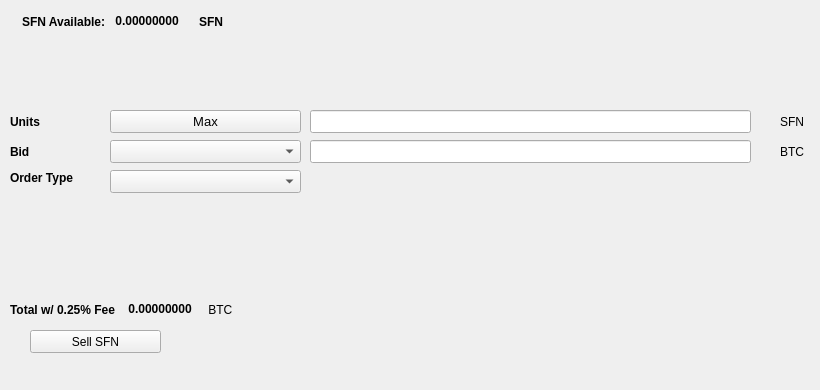
   <widget class="QWidget" name="SellTab">
    <attribute name="title">
     <string>Sell</string>
    </attribute>
    <widget class="QLabel" name="label_16">
     <property name="geometry">
      <rect>
       <x>780</x>
       <y>140</y>
       <width>31</width>
       <height>23</height>
      </rect>
     </property>
     <property name="text">
      <string>BTC</string>
     </property>
    </widget>
    <widget class="QComboBox" name="SellBidcomboBox">
     <property name="geometry">
      <rect>
       <x>110</x>
       <y>140</y>
       <width>191</width>
       <height>23</height>
      </rect>
     </property>
     <property name="font">
      <font>
       <pointsize>10</pointsize>
      </font>
     </property>
    </widget>
    <widget class="QLabel" name="label_18">
     <property name="geometry">
      <rect>
       <x>10</x>
       <y>110</y>
       <width>46</width>
       <height>23</height>
      </rect>
     </property>
     <property name="font">
      <font>
       <weight>75</weight>
       <bold>true</bold>
      </font>
     </property>
     <property name="text">
      <string>Units</string>
     </property>
    </widget>
    <widget class="QPushButton" name="Sell_Max_Amount">
     <property name="geometry">
      <rect>
       <x>110</x>
       <y>110</y>
       <width>191</width>
       <height>23</height>
      </rect>
     </property>
     <property name="font">
      <font>
       <pointsize>10</pointsize>
      </font>
     </property>
     <property name="text">
      <string>Max</string>
     </property>
    </widget>
    <widget class="QLabel" name="label_20">
     <property name="geometry">
      <rect>
       <x>10</x>
       <y>170</y>
       <width>91</width>
       <height>16</height>
      </rect>
     </property>
     <property name="font">
      <font>
       <weight>75</weight>
       <bold>true</bold>
      </font>
     </property>
     <property name="text">
      <string>Order Type</string>
     </property>
    </widget>
    <widget class="QComboBox" name="SellOrdertypeCombo">
     <property name="geometry">
      <rect>
       <x>110</x>
       <y>170</y>
       <width>191</width>
       <height>23</height>
      </rect>
     </property>
     <property name="font">
      <font>
       <pointsize>10</pointsize>
      </font>
     </property>
    </widget>
    <widget class="QLabel" name="label_21">
     <property name="geometry">
      <rect>
       <x>10</x>
       <y>140</y>
       <width>46</width>
       <height>23</height>
      </rect>
     </property>
     <property name="font">
      <font>
       <weight>75</weight>
       <bold>true</bold>
      </font>
     </property>
     <property name="text">
      <string>Bid</string>
     </property>
    </widget>
    <widget class="QLabel" name="label_22">
     <property name="geometry">
      <rect>
       <x>780</x>
       <y>110</y>
       <width>31</width>
       <height>23</height>
      </rect>
     </property>
     <property name="text">
      <string>SFN</string>
     </property>
    </widget>
    <widget class="QLineEdit" name="UnitsInputSFN">
     <property name="geometry">
      <rect>
       <x>310</x>
       <y>110</y>
       <width>441</width>
       <height>23</height>
      </rect>
     </property>
     <property name="font">
      <font>
       <pointsize>9</pointsize>
       <weight>75</weight>
       <bold>true</bold>
      </font>
     </property>
    </widget>
    <widget class="QLineEdit" name="SellBidPriceEdit">
     <property name="geometry">
      <rect>
       <x>310</x>
       <y>140</y>
       <width>441</width>
       <height>23</height>
      </rect>
     </property>
     <property name="font">
      <font>
       <pointsize>9</pointsize>
       <weight>75</weight>
       <bold>true</bold>
      </font>
     </property>
    </widget>
    <widget class="QPushButton" name="SellSFNBTN">
     <property name="geometry">
      <rect>
       <x>30</x>
       <y>330</y>
       <width>131</width>
       <height>23</height>
      </rect>
     </property>
     <property name="text">
      <string>Sell SFN</string>
     </property>
     <property name="icon">
      <iconset resource="../surfnode">
       <normaloff>:/icons/bitcoin</normaloff>:/icons/bitcoin</iconset>
     </property>
    </widget>
    <widget class="QWidget" name="layoutWidget3">
     <property name="geometry">
      <rect>
       <x>22</x>
       <y>12</y>
       <width>258</width>
       <height>19</height>
      </rect>
     </property>
     <layout class="QHBoxLayout" name="horizontalLayout">
      <item>
       <widget class="QLabel" name="label232_2">
        <property name="font">
         <font>
          <weight>75</weight>
          <bold>true</bold>
         </font>
        </property>
        <property name="text">
         <string>SFN Available:</string>
        </property>
       </widget>
      </item>
      <item>
       <widget class="QLabel" name="SFNAvailableLabel">
        <property name="palette">
         <palette>
          <active>
           <colorrole role="WindowText">
            <brush brushstyle="SolidPattern">
             <color alpha="255">
              <red>0</red>
              <green>0</green>
              <blue>0</blue>
             </color>
            </brush>
           </colorrole>
           <colorrole role="Button">
            <brush brushstyle="SolidPattern">
             <color alpha="255">
              <red>0</red>
              <green>170</green>
              <blue>0</blue>
             </color>
            </brush>
           </colorrole>
           <colorrole role="Light">
            <brush brushstyle="SolidPattern">
             <color alpha="255">
              <red>0</red>
              <green>255</green>
              <blue>0</blue>
             </color>
            </brush>
           </colorrole>
           <colorrole role="Midlight">
            <brush brushstyle="SolidPattern">
             <color alpha="255">
              <red>0</red>
              <green>212</green>
              <blue>0</blue>
             </color>
            </brush>
           </colorrole>
           <colorrole role="Dark">
            <brush brushstyle="SolidPattern">
             <color alpha="255">
              <red>0</red>
              <green>85</green>
              <blue>0</blue>
             </color>
            </brush>
           </colorrole>
           <colorrole role="Mid">
            <brush brushstyle="SolidPattern">
             <color alpha="255">
              <red>0</red>
              <green>113</green>
              <blue>0</blue>
             </color>
            </brush>
           </colorrole>
           <colorrole role="Text">
            <brush brushstyle="SolidPattern">
             <color alpha="255">
              <red>0</red>
              <green>170</green>
              <blue>0</blue>
             </color>
            </brush>
           </colorrole>
           <colorrole role="BrightText">
            <brush brushstyle="SolidPattern">
             <color alpha="255">
              <red>255</red>
              <green>255</green>
              <blue>255</blue>
             </color>
            </brush>
           </colorrole>
           <colorrole role="ButtonText">
            <brush brushstyle="SolidPattern">
             <color alpha="255">
              <red>0</red>
              <green>0</green>
              <blue>0</blue>
             </color>
            </brush>
           </colorrole>
           <colorrole role="Base">
            <brush brushstyle="SolidPattern">
             <color alpha="255">
              <red>255</red>
              <green>255</green>
              <blue>255</blue>
             </color>
            </brush>
           </colorrole>
           <colorrole role="Window">
            <brush brushstyle="SolidPattern">
             <color alpha="255">
              <red>0</red>
              <green>170</green>
              <blue>0</blue>
             </color>
            </brush>
           </colorrole>
           <colorrole role="Shadow">
            <brush brushstyle="SolidPattern">
             <color alpha="255">
              <red>0</red>
              <green>0</green>
              <blue>0</blue>
             </color>
            </brush>
           </colorrole>
           <colorrole role="AlternateBase">
            <brush brushstyle="SolidPattern">
             <color alpha="255">
              <red>127</red>
              <green>212</green>
              <blue>127</blue>
             </color>
            </brush>
           </colorrole>
           <colorrole role="ToolTipBase">
            <brush brushstyle="SolidPattern">
             <color alpha="255">
              <red>255</red>
              <green>255</green>
              <blue>220</blue>
             </color>
            </brush>
           </colorrole>
           <colorrole role="ToolTipText">
            <brush brushstyle="SolidPattern">
             <color alpha="255">
              <red>0</red>
              <green>0</green>
              <blue>0</blue>
             </color>
            </brush>
           </colorrole>
          </active>
          <inactive>
           <colorrole role="WindowText">
            <brush brushstyle="SolidPattern">
             <color alpha="255">
              <red>0</red>
              <green>0</green>
              <blue>0</blue>
             </color>
            </brush>
           </colorrole>
           <colorrole role="Button">
            <brush brushstyle="SolidPattern">
             <color alpha="255">
              <red>0</red>
              <green>170</green>
              <blue>0</blue>
             </color>
            </brush>
           </colorrole>
           <colorrole role="Light">
            <brush brushstyle="SolidPattern">
             <color alpha="255">
              <red>0</red>
              <green>255</green>
              <blue>0</blue>
             </color>
            </brush>
           </colorrole>
           <colorrole role="Midlight">
            <brush brushstyle="SolidPattern">
             <color alpha="255">
              <red>0</red>
              <green>212</green>
              <blue>0</blue>
             </color>
            </brush>
           </colorrole>
           <colorrole role="Dark">
            <brush brushstyle="SolidPattern">
             <color alpha="255">
              <red>0</red>
              <green>85</green>
              <blue>0</blue>
             </color>
            </brush>
           </colorrole>
           <colorrole role="Mid">
            <brush brushstyle="SolidPattern">
             <color alpha="255">
              <red>0</red>
              <green>113</green>
              <blue>0</blue>
             </color>
            </brush>
           </colorrole>
           <colorrole role="Text">
            <brush brushstyle="SolidPattern">
             <color alpha="255">
              <red>0</red>
              <green>170</green>
              <blue>0</blue>
             </color>
            </brush>
           </colorrole>
           <colorrole role="BrightText">
            <brush brushstyle="SolidPattern">
             <color alpha="255">
              <red>255</red>
              <green>255</green>
              <blue>255</blue>
             </color>
            </brush>
           </colorrole>
           <colorrole role="ButtonText">
            <brush brushstyle="SolidPattern">
             <color alpha="255">
              <red>0</red>
              <green>0</green>
              <blue>0</blue>
             </color>
            </brush>
           </colorrole>
           <colorrole role="Base">
            <brush brushstyle="SolidPattern">
             <color alpha="255">
              <red>255</red>
              <green>255</green>
              <blue>255</blue>
             </color>
            </brush>
           </colorrole>
           <colorrole role="Window">
            <brush brushstyle="SolidPattern">
             <color alpha="255">
              <red>0</red>
              <green>170</green>
              <blue>0</blue>
             </color>
            </brush>
           </colorrole>
           <colorrole role="Shadow">
            <brush brushstyle="SolidPattern">
             <color alpha="255">
              <red>0</red>
              <green>0</green>
              <blue>0</blue>
             </color>
            </brush>
           </colorrole>
           <colorrole role="AlternateBase">
            <brush brushstyle="SolidPattern">
             <color alpha="255">
              <red>127</red>
              <green>212</green>
              <blue>127</blue>
             </color>
            </brush>
           </colorrole>
           <colorrole role="ToolTipBase">
            <brush brushstyle="SolidPattern">
             <color alpha="255">
              <red>255</red>
              <green>255</green>
              <blue>220</blue>
             </color>
            </brush>
           </colorrole>
           <colorrole role="ToolTipText">
            <brush brushstyle="SolidPattern">
             <color alpha="255">
              <red>0</red>
              <green>0</green>
              <blue>0</blue>
             </color>
            </brush>
           </colorrole>
          </inactive>
          <disabled>
           <colorrole role="WindowText">
            <brush brushstyle="SolidPattern">
             <color alpha="255">
              <red>0</red>
              <green>85</green>
              <blue>0</blue>
             </color>
            </brush>
           </colorrole>
           <colorrole role="Button">
            <brush brushstyle="SolidPattern">
             <color alpha="255">
              <red>0</red>
              <green>170</green>
              <blue>0</blue>
             </color>
            </brush>
           </colorrole>
           <colorrole role="Light">
            <brush brushstyle="SolidPattern">
             <color alpha="255">
              <red>0</red>
              <green>255</green>
              <blue>0</blue>
             </color>
            </brush>
           </colorrole>
           <colorrole role="Midlight">
            <brush brushstyle="SolidPattern">
             <color alpha="255">
              <red>0</red>
              <green>212</green>
              <blue>0</blue>
             </color>
            </brush>
           </colorrole>
           <colorrole role="Dark">
            <brush brushstyle="SolidPattern">
             <color alpha="255">
              <red>0</red>
              <green>85</green>
              <blue>0</blue>
             </color>
            </brush>
           </colorrole>
           <colorrole role="Mid">
            <brush brushstyle="SolidPattern">
             <color alpha="255">
              <red>0</red>
              <green>113</green>
              <blue>0</blue>
             </color>
            </brush>
           </colorrole>
           <colorrole role="Text">
            <brush brushstyle="SolidPattern">
             <color alpha="255">
              <red>0</red>
              <green>85</green>
              <blue>0</blue>
             </color>
            </brush>
           </colorrole>
           <colorrole role="BrightText">
            <brush brushstyle="SolidPattern">
             <color alpha="255">
              <red>255</red>
              <green>255</green>
              <blue>255</blue>
             </color>
            </brush>
           </colorrole>
           <colorrole role="ButtonText">
            <brush brushstyle="SolidPattern">
             <color alpha="255">
              <red>0</red>
              <green>85</green>
              <blue>0</blue>
             </color>
            </brush>
           </colorrole>
           <colorrole role="Base">
            <brush brushstyle="SolidPattern">
             <color alpha="255">
              <red>0</red>
              <green>170</green>
              <blue>0</blue>
             </color>
            </brush>
           </colorrole>
           <colorrole role="Window">
            <brush brushstyle="SolidPattern">
             <color alpha="255">
              <red>0</red>
              <green>170</green>
              <blue>0</blue>
             </color>
            </brush>
           </colorrole>
           <colorrole role="Shadow">
            <brush brushstyle="SolidPattern">
             <color alpha="255">
              <red>0</red>
              <green>0</green>
              <blue>0</blue>
             </color>
            </brush>
           </colorrole>
           <colorrole role="AlternateBase">
            <brush brushstyle="SolidPattern">
             <color alpha="255">
              <red>0</red>
              <green>170</green>
              <blue>0</blue>
             </color>
            </brush>
           </colorrole>
           <colorrole role="ToolTipBase">
            <brush brushstyle="SolidPattern">
             <color alpha="255">
              <red>255</red>
              <green>255</green>
              <blue>220</blue>
             </color>
            </brush>
           </colorrole>
           <colorrole role="ToolTipText">
            <brush brushstyle="SolidPattern">
             <color alpha="255">
              <red>0</red>
              <green>0</green>
              <blue>0</blue>
             </color>
            </brush>
           </colorrole>
          </disabled>
         </palette>
        </property>
        <property name="font">
         <font>
          <weight>75</weight>
          <bold>true</bold>
         </font>
        </property>
        <property name="text">
         <string> 0.00000000 </string>
        </property>
        <property name="textInteractionFlags">
         <set>Qt::LinksAccessibleByMouse|Qt::TextSelectableByKeyboard|Qt::TextSelectableByMouse</set>
        </property>
       </widget>
      </item>
      <item>
       <widget class="QLabel" name="labelSFN">
        <property name="font">
         <font>
          <weight>75</weight>
          <bold>true</bold>
         </font>
        </property>
        <property name="text">
         <string>SFN</string>
        </property>
       </widget>
      </item>
     </layout>
    </widget>
    <widget class="QWidget" name="layoutWidget">
     <property name="geometry">
      <rect>
       <x>10</x>
       <y>300</y>
       <width>268</width>
       <height>19</height>
      </rect>
     </property>
     <layout class="QHBoxLayout" name="horizontalLayout_2">
      <item>
       <widget class="QLabel" name="label_19">
        <property name="font">
         <font>
          <weight>75</weight>
          <bold>true</bold>
         </font>
        </property>
        <property name="text">
         <string>Total w/ 0.25% Fee </string>
        </property>
       </widget>
      </item>
      <item>
       <widget class="QLabel" name="SellCostLabel">
        <property name="palette">
         <palette>
          <active>
           <colorrole role="WindowText">
            <brush brushstyle="SolidPattern">
             <color alpha="255">
              <red>0</red>
              <green>0</green>
              <blue>0</blue>
             </color>
            </brush>
           </colorrole>
           <colorrole role="Button">
            <brush brushstyle="SolidPattern">
             <color alpha="255">
              <red>0</red>
              <green>170</green>
              <blue>0</blue>
             </color>
            </brush>
           </colorrole>
           <colorrole role="Light">
            <brush brushstyle="SolidPattern">
             <color alpha="255">
              <red>0</red>
              <green>255</green>
              <blue>0</blue>
             </color>
            </brush>
           </colorrole>
           <colorrole role="Midlight">
            <brush brushstyle="SolidPattern">
             <color alpha="255">
              <red>0</red>
              <green>212</green>
              <blue>0</blue>
             </color>
            </brush>
           </colorrole>
           <colorrole role="Dark">
            <brush brushstyle="SolidPattern">
             <color alpha="255">
              <red>0</red>
              <green>85</green>
              <blue>0</blue>
             </color>
            </brush>
           </colorrole>
           <colorrole role="Mid">
            <brush brushstyle="SolidPattern">
             <color alpha="255">
              <red>0</red>
              <green>113</green>
              <blue>0</blue>
             </color>
            </brush>
           </colorrole>
           <colorrole role="Text">
            <brush brushstyle="SolidPattern">
             <color alpha="255">
              <red>0</red>
              <green>170</green>
              <blue>0</blue>
             </color>
            </brush>
           </colorrole>
           <colorrole role="BrightText">
            <brush brushstyle="SolidPattern">
             <color alpha="255">
              <red>255</red>
              <green>255</green>
              <blue>255</blue>
             </color>
            </brush>
           </colorrole>
           <colorrole role="ButtonText">
            <brush brushstyle="SolidPattern">
             <color alpha="255">
              <red>0</red>
              <green>0</green>
              <blue>0</blue>
             </color>
            </brush>
           </colorrole>
           <colorrole role="Base">
            <brush brushstyle="SolidPattern">
             <color alpha="255">
              <red>255</red>
              <green>255</green>
              <blue>255</blue>
             </color>
            </brush>
           </colorrole>
           <colorrole role="Window">
            <brush brushstyle="SolidPattern">
             <color alpha="255">
              <red>0</red>
              <green>170</green>
              <blue>0</blue>
             </color>
            </brush>
           </colorrole>
           <colorrole role="Shadow">
            <brush brushstyle="SolidPattern">
             <color alpha="255">
              <red>0</red>
              <green>0</green>
              <blue>0</blue>
             </color>
            </brush>
           </colorrole>
           <colorrole role="AlternateBase">
            <brush brushstyle="SolidPattern">
             <color alpha="255">
              <red>127</red>
              <green>212</green>
              <blue>127</blue>
             </color>
            </brush>
           </colorrole>
           <colorrole role="ToolTipBase">
            <brush brushstyle="SolidPattern">
             <color alpha="255">
              <red>255</red>
              <green>255</green>
              <blue>220</blue>
             </color>
            </brush>
           </colorrole>
           <colorrole role="ToolTipText">
            <brush brushstyle="SolidPattern">
             <color alpha="255">
              <red>0</red>
              <green>0</green>
              <blue>0</blue>
             </color>
            </brush>
           </colorrole>
          </active>
          <inactive>
           <colorrole role="WindowText">
            <brush brushstyle="SolidPattern">
             <color alpha="255">
              <red>0</red>
              <green>0</green>
              <blue>0</blue>
             </color>
            </brush>
           </colorrole>
           <colorrole role="Button">
            <brush brushstyle="SolidPattern">
             <color alpha="255">
              <red>0</red>
              <green>170</green>
              <blue>0</blue>
             </color>
            </brush>
           </colorrole>
           <colorrole role="Light">
            <brush brushstyle="SolidPattern">
             <color alpha="255">
              <red>0</red>
              <green>255</green>
              <blue>0</blue>
             </color>
            </brush>
           </colorrole>
           <colorrole role="Midlight">
            <brush brushstyle="SolidPattern">
             <color alpha="255">
              <red>0</red>
              <green>212</green>
              <blue>0</blue>
             </color>
            </brush>
           </colorrole>
           <colorrole role="Dark">
            <brush brushstyle="SolidPattern">
             <color alpha="255">
              <red>0</red>
              <green>85</green>
              <blue>0</blue>
             </color>
            </brush>
           </colorrole>
           <colorrole role="Mid">
            <brush brushstyle="SolidPattern">
             <color alpha="255">
              <red>0</red>
              <green>113</green>
              <blue>0</blue>
             </color>
            </brush>
           </colorrole>
           <colorrole role="Text">
            <brush brushstyle="SolidPattern">
             <color alpha="255">
              <red>0</red>
              <green>170</green>
              <blue>0</blue>
             </color>
            </brush>
           </colorrole>
           <colorrole role="BrightText">
            <brush brushstyle="SolidPattern">
             <color alpha="255">
              <red>255</red>
              <green>255</green>
              <blue>255</blue>
             </color>
            </brush>
           </colorrole>
           <colorrole role="ButtonText">
            <brush brushstyle="SolidPattern">
             <color alpha="255">
              <red>0</red>
              <green>0</green>
              <blue>0</blue>
             </color>
            </brush>
           </colorrole>
           <colorrole role="Base">
            <brush brushstyle="SolidPattern">
             <color alpha="255">
              <red>255</red>
              <green>255</green>
              <blue>255</blue>
             </color>
            </brush>
           </colorrole>
           <colorrole role="Window">
            <brush brushstyle="SolidPattern">
             <color alpha="255">
              <red>0</red>
              <green>170</green>
              <blue>0</blue>
             </color>
            </brush>
           </colorrole>
           <colorrole role="Shadow">
            <brush brushstyle="SolidPattern">
             <color alpha="255">
              <red>0</red>
              <green>0</green>
              <blue>0</blue>
             </color>
            </brush>
           </colorrole>
           <colorrole role="AlternateBase">
            <brush brushstyle="SolidPattern">
             <color alpha="255">
              <red>127</red>
              <green>212</green>
              <blue>127</blue>
             </color>
            </brush>
           </colorrole>
           <colorrole role="ToolTipBase">
            <brush brushstyle="SolidPattern">
             <color alpha="255">
              <red>255</red>
              <green>255</green>
              <blue>220</blue>
             </color>
            </brush>
           </colorrole>
           <colorrole role="ToolTipText">
            <brush brushstyle="SolidPattern">
             <color alpha="255">
              <red>0</red>
              <green>0</green>
              <blue>0</blue>
             </color>
            </brush>
           </colorrole>
          </inactive>
          <disabled>
           <colorrole role="WindowText">
            <brush brushstyle="SolidPattern">
             <color alpha="255">
              <red>0</red>
              <green>85</green>
              <blue>0</blue>
             </color>
            </brush>
           </colorrole>
           <colorrole role="Button">
            <brush brushstyle="SolidPattern">
             <color alpha="255">
              <red>0</red>
              <green>170</green>
              <blue>0</blue>
             </color>
            </brush>
           </colorrole>
           <colorrole role="Light">
            <brush brushstyle="SolidPattern">
             <color alpha="255">
              <red>0</red>
              <green>255</green>
              <blue>0</blue>
             </color>
            </brush>
           </colorrole>
           <colorrole role="Midlight">
            <brush brushstyle="SolidPattern">
             <color alpha="255">
              <red>0</red>
              <green>212</green>
              <blue>0</blue>
             </color>
            </brush>
           </colorrole>
           <colorrole role="Dark">
            <brush brushstyle="SolidPattern">
             <color alpha="255">
              <red>0</red>
              <green>85</green>
              <blue>0</blue>
             </color>
            </brush>
           </colorrole>
           <colorrole role="Mid">
            <brush brushstyle="SolidPattern">
             <color alpha="255">
              <red>0</red>
              <green>113</green>
              <blue>0</blue>
             </color>
            </brush>
           </colorrole>
           <colorrole role="Text">
            <brush brushstyle="SolidPattern">
             <color alpha="255">
              <red>0</red>
              <green>85</green>
              <blue>0</blue>
             </color>
            </brush>
           </colorrole>
           <colorrole role="BrightText">
            <brush brushstyle="SolidPattern">
             <color alpha="255">
              <red>255</red>
              <green>255</green>
              <blue>255</blue>
             </color>
            </brush>
           </colorrole>
           <colorrole role="ButtonText">
            <brush brushstyle="SolidPattern">
             <color alpha="255">
              <red>0</red>
              <green>85</green>
              <blue>0</blue>
             </color>
            </brush>
           </colorrole>
           <colorrole role="Base">
            <brush brushstyle="SolidPattern">
             <color alpha="255">
              <red>0</red>
              <green>170</green>
              <blue>0</blue>
             </color>
            </brush>
           </colorrole>
           <colorrole role="Window">
            <brush brushstyle="SolidPattern">
             <color alpha="255">
              <red>0</red>
              <green>170</green>
              <blue>0</blue>
             </color>
            </brush>
           </colorrole>
           <colorrole role="Shadow">
            <brush brushstyle="SolidPattern">
             <color alpha="255">
              <red>0</red>
              <green>0</green>
              <blue>0</blue>
             </color>
            </brush>
           </colorrole>
           <colorrole role="AlternateBase">
            <brush brushstyle="SolidPattern">
             <color alpha="255">
              <red>0</red>
              <green>170</green>
              <blue>0</blue>
             </color>
            </brush>
           </colorrole>
           <colorrole role="ToolTipBase">
            <brush brushstyle="SolidPattern">
             <color alpha="255">
              <red>255</red>
              <green>255</green>
              <blue>220</blue>
             </color>
            </brush>
           </colorrole>
           <colorrole role="ToolTipText">
            <brush brushstyle="SolidPattern">
             <color alpha="255">
              <red>0</red>
              <green>0</green>
              <blue>0</blue>
             </color>
            </brush>
           </colorrole>
          </disabled>
         </palette>
        </property>
        <property name="font">
         <font>
          <weight>75</weight>
          <bold>true</bold>
         </font>
        </property>
        <property name="autoFillBackground">
         <bool>false</bool>
        </property>
        <property name="text">
         <string> 0.00000000</string>
        </property>
        <property name="textInteractionFlags">
         <set>Qt::LinksAccessibleByMouse|Qt::TextSelectableByMouse</set>
        </property>
       </widget>
      </item>
      <item>
       <widget class="QLabel" name="label_17">
        <property name="font">
         <font>
          <weight>50</weight>
          <bold>false</bold>
         </font>
        </property>
        <property name="text">
         <string> BTC</string>
        </property>
       </widget>
      </item>
     </layout>
    </widget>
    <widget class="QLabel" name="label_23">
     <property name="geometry">
      <rect>
       <x>460</x>
       <y>300</y>
       <width>281</width>
       <height>81</height>
      </rect>
     </property>
     <property name="text">
      <string/>
     </property>
     <property name="pixmap">
      <pixmap>:/images/bittrex</pixmap>
     </property>
    </widget>
   </widget>
